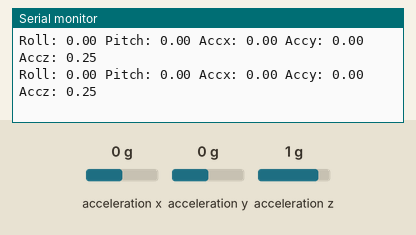
Recording of a sketch running on a simulated Arduino Uno, built with avr-gcc and run on an emulated ATmega328P. On the bench: the last lines printed to the serial monitor. Wiring (inferred from the names in the program): MPU-6050 motion sensor at I2C address 0x68. The test bench sets the inputs (shaded band); at power-on: acceleration z 1 g, acceleration y 0 g, acceleration x 0 g.

Above: at 1.2 s.
1.3 s: acceleration z set to -1.4 g
At 2.1 s:
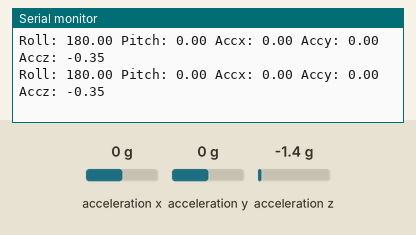
4.3 s: acceleration y set to -1.4 g
At 5.0 s:
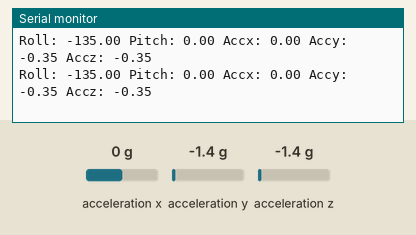
7.3 s: acceleration y set to 0 g
At 8.4 s:
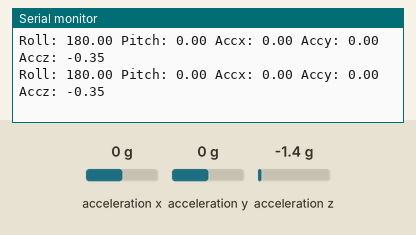
10.3 s: acceleration x set to -1.4 g
At 10.9 s:
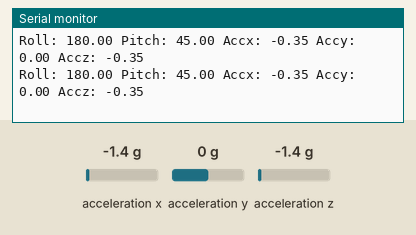
11.8 s: acceleration y set to 0.8 g
At 12.9 s:
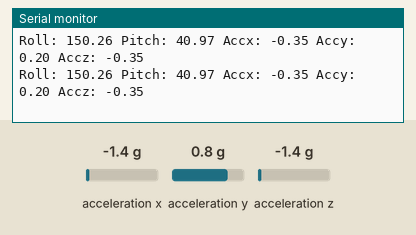
Timing chart, 0 to 14.8 s (numbered marks = the images above; inputs shaded):
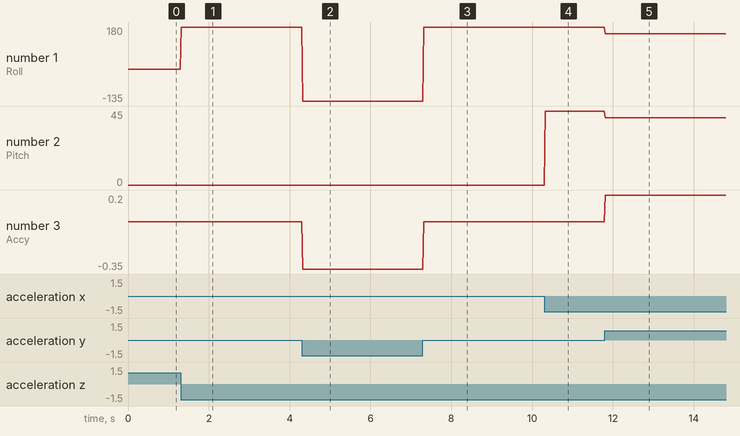

The sketch:

I2C_Scanner.ino
```cpp
#include <Wire.h>
#include <math.h>

#define MPU 0x68  // Dirección I2C del MPU6050
#define RES_ACC 32768.0 / 2  // Factor de conversión de la aceleración: 16 bits mapeados a 2g

int16_t Acc_x, Acc_y, Acc_z;
float Accx, Accy, Accz;
float roll_acc, pitch_acc;

void setup() {
  Serial.begin(115200);  // Inicializamos la conexión serial
  Wire.begin();  // Inicializamos el bus I2C

  // Configuramos el MPU6050
  Wire.beginTransmission(MPU);
  Wire.write(0x6B);  // Dirección del registro de power management
  Wire.write(0x00);  // Valor para despertar el sensor
  Wire.endTransmission(true);
}

void loop() {
  // Leer los valores del acelerómetro
  Wire.beginTransmission(MPU);
  Wire.write(0x3B);  // Dirección del primer registro del acelerómetro
  Wire.endTransmission(false);
  Wire.requestFrom(MPU, 6, true);  // Solicitamos los 6 bytes del acelerómetro

  Acc_x = Wire.read() << 8 | Wire.read();  // Combinamos los bytes para cada eje
  Acc_y = Wire.read() << 8 | Wire.read();
  Acc_z = Wire.read() << 8 | Wire.read();

  // Convertimos los valores a unidades estándar (g)
  Accx = Acc_x / RES_ACC;
  Accy = Acc_y / RES_ACC;
  Accz = Acc_z / RES_ACC;

  // Cálculo de ángulos usando aceleración
  roll_acc = atan2(Accy, Accz) * 180 / M_PI;
  pitch_acc = atan2(-Accx, sqrt(Accy * Accy + Accz * Accz)) * 180 / M_PI;

  // Impresión de valores
  Serial.print("Roll: "); Serial.print(roll_acc);
  Serial.print(" Pitch: "); Serial.print(pitch_acc);
  Serial.print(" Accx: "); Serial.print(Accx);
  Serial.print(" Accy: "); Serial.print(Accy);
  Serial.print(" Accz: "); Serial.println(Accz);

  delay(20);  // Pequeña pausa
}
```

Measured:
- after the input at 1.3 s, the serial monitor: prints a new line at once (image 1)
- after the input at 4.3 s, the serial monitor: prints a new line at once (image 2)
- after the input at 7.3 s, the serial monitor: prints a new line at once (image 3)
- after the input at 10.3 s, the serial monitor: prints a new line at once (image 4)
- after the input at 11.8 s, the serial monitor: prints a new line at once (image 5)
- plotted number 1: 0 → 180 after the input at 1.3 s, 180 → -135 after the input at 4.3 s, -135 → 180 after the input at 7.3 s, 180 → 150.26 after the input at 11.8 s
- plotted number 2: 0 → 45 after the input at 10.3 s, 45 → 40.97 after the input at 11.8 s
- plotted number 3: 0 → 0.2 after the input at 11.8 s
